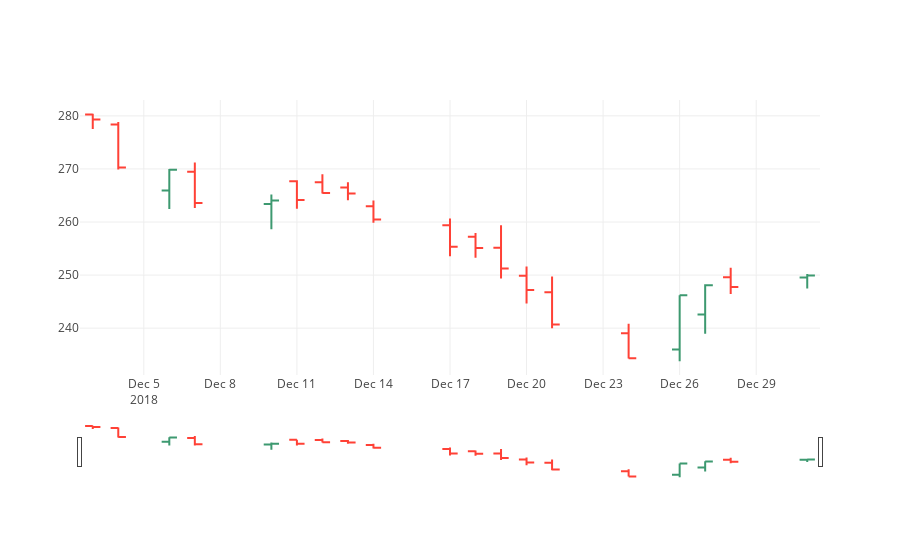

Write notebook code for a chart like this one.
### Code cell
import plotly.plotly as py
import plotly.graph_objs as go
from plotly.offline import init_notebook_mode, iplot

# Plot OHLC Bar Chart
trace = go.Ohlc(x=dataset['12-2018'].index,
                open=dataset['12-2018'].Open,
                high=dataset['12-2018'].High,
                low=dataset['12-2018'].Low,
                close=dataset['12-2018'].Close)
data = [trace]
iplot(data, filename='simple_ohlc')

### Figure 1 — Plotly figure (JSON) as saved in the notebook; plotly's stock layout.template omitted (floating-point values rounded to 4 significant figures)
{"data": [{"low": [277.5, 269.9, 262.4, 262.6, 258.6, 262.5, 265.4, 264.1, 259.9, 253.5, 253.3, 249.4, 244.6, 240.0, 234.3, 233.8, 239.0, 246.4, 247.5], "open": [280.3, 278.4, 265.9, 269.5, 263.4, 267.7, 267.5, 266.5, 263.0, 259.4, 257.2, 255.2, 249.9, 246.7, 239.0, 236.0, 242.6, 249.6, 249.6], "x": ["2018-12-03", "2018-12-04", "2018-12-06", "2018-12-07", "2018-12-10", "2018-12-11", "2018-12-12", "2018-12-13", "2018-12-14", "2018-12-17", "2018-12-18", "2018-12-19", "2018-12-20", "2018-12-21", "2018-12-24", "2018-12-26", "2018-12-27", "2018-12-28", "2018-12-31"], "close": [279.3, 270.2, 269.8, 263.6, 264.1, 264.1, 265.5, 265.4, 260.5, 255.4, 255.1, 251.3, 247.2, 240.7, 234.3, 246.2, 248.1, 247.8, 249.9], "type": "ohlc", "high": [280.4, 278.9, 270.0, 271.2, 265.2, 267.9, 269, 267.5, 264.0, 260.6, 258.0, 259.4, 251.6, 249.7, 240.8, 246.2, 248.3, 251.4, 250.2], "uid": "d3bbe18c-3f76-11e9-b19e-448a5b6308fc"}], "layout": {}}
